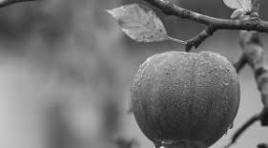
#> input picture New/so/8bitgreyslice.jpg, 268 x 148 px
$ python intensityslice17.py
#> lines starting #> are read from the running program, lines starting #| are printed output that depends on the picture
import cv2
import numpy as np

# Load the input image in grayscale
input_image = cv2.imread('8bitgreyslice.jpg', cv2.IMREAD_GRAYSCALE)
#> input_image is the input picture: shape (148, 268); min 13, max 237, mean 115.9

# Check if the image was loaded successfully
if input_image is None:
    print("Error: Unable to load the input image.")
else:
    # Display the original image
    cv2.imshow('Original Image', input_image)
    cv2.waitKey(0)

    # Define the intensity range to highlight (you can adjust these values as needed)
    lower_threshold = 100
    upper_threshold = 200

    # Preserve background (apply gray-level slicing)
    preserved_image = input_image.copy()
    preserved_image[(input_image >= lower_threshold) & (input_image <= upper_threshold)] = 255
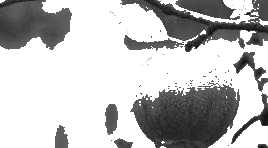
#> preserved_image: shape (148, 268); min 13, max 255, mean 190.7

    # Display the image with preserved background
    cv2.imshow('Preserved Background Image', preserved_image)
    cv2.waitKey(0)

    # Non-preserve background (apply gray-level slicing)
    non_preserved_image = input_image.copy()
    non_preserved_image[(input_image >= lower_threshold) & (input_image <= upper_threshold)] = 0
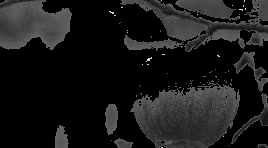
#> non_preserved_image: shape (148, 268); min 0, max 237, mean 24.8

    # Display the image with non-preserved background
    cv2.imshow('Non-preserved Background Image', non_preserved_image)
    cv2.waitKey(0)

    # Save the images
    cv2.imwrite('preserved_background_image.jpg', preserved_image)
    cv2.imwrite('non_preserved_background_image.jpg', non_preserved_image)

    # Close all windows
    cv2.destroyAllWindows()
